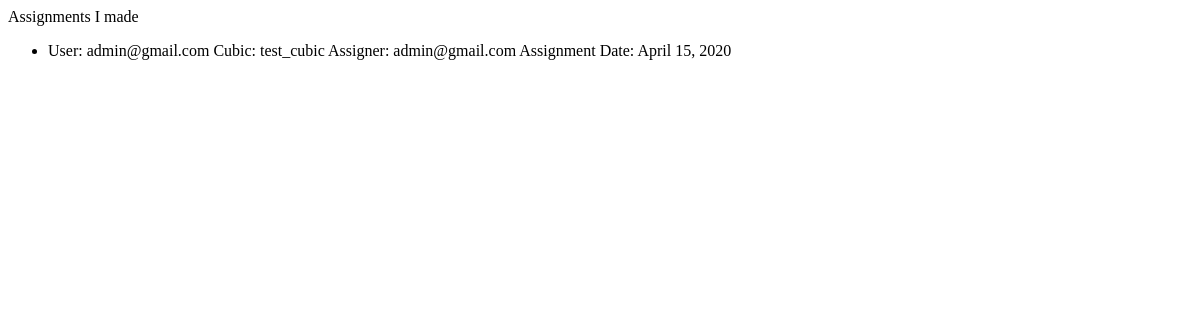
Page /focal_point/assignments/ (signed in) on the earlier database version.
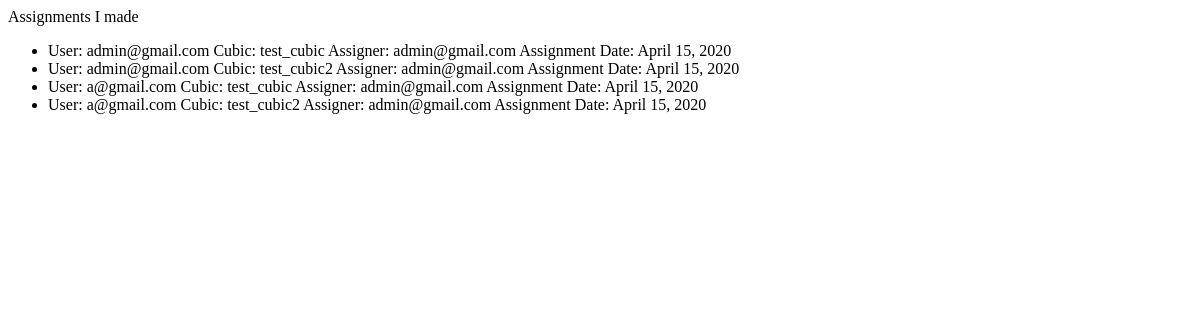
Same page on the later database version.
### assign/models.py (models this page shows, shortened)
class AssignUserCubic(models.Model):
    assigner = models.ForeignKey(FocalPoint, on_delete=models.CASCADE, related_name='+')  #TODO: type should be focal point or higher?
    time = models.DateField(null=True, blank=True, default=timezone.now())
    assigned_user = models.ForeignKey(CustomUser, on_delete=models.CASCADE, related_name='+')
    cubic = models.ForeignKey(Cubic, on_delete=models.CASCADE)
    class Meta:
        unique_together = (("assigned_user", "cubic"),)

### custom_user/models.py (models this page shows, shortened)
class CustomUser(AbstractBaseUser):
    email = models.EmailField(
        verbose_name='email address',
        max_length=255,
        unique=True,
    )
    active = models.BooleanField(default=True)
    staff = models.BooleanField(default=False)  # a admin user; non super-user
    admin = models.BooleanField(default=False)  # a superuser
    objects = UserManager()
    USERNAME_FIELD = 'email'
    REQUIRED_FIELDS = []  # Email & Password are required by default.
    employee_number = models.CharField(max_length=MAX_LENGTH, default="1")  #TODO: unique? think about admins( now they are always 0)
    start_date = models.DateField(null=True, blank=True)
    end_date = models.DateField(null=True, blank=True)
    percentage = models.CharField(choices=(('full_time', 'full_time'), ('part_time', 'part_time')), max_length=MAX_LENGTH,
                                  default="full_time")
    business_group = models.ForeignKey(BusinessGroup, on_delete=models.CASCADE)
    focal_point = models.BooleanField(default=False)
    space_planner = models.BooleanField(default=False)
    def __str__(self):              # __unicode__ on Python 2
        return self.email
    @property
    def is_active(self):
        return self.active

### facilities/models.py (models this page shows, shortened)
class Cubic(models.Model):
    id = models.CharField(primary_key=True, max_length=MAX_LENGTH)
    type = models.CharField(choices=(('shared', 'shared'), ('private', 'private')), max_length=MAX_LENGTH)
    space = models.ForeignKey(Space, on_delete=models.CASCADE)
    focal_point = models.ForeignKey(FocalPoint, on_delete=models.CASCADE)#Todo: think how to enforce only focal point users
    area = models.DecimalField(decimal_places=5, max_digits=10)
    def __str__(self):
        return self.id

### focal_point/models.py (models this page shows)
class FocalPoint(models.Model):
    custom_user = models.OneToOneField(CustomUser, on_delete=models.CASCADE, primary_key=True)
    def __str__(self):
        return self.custom_user.__str__()

### focal_point/views.py (the view)
# urls.py: path('assignments/', focal_point_views.view_assignments, name='assignments'),
def view_assignments(request):
    focal_point = get_object_or_404(FocalPoint, custom_user=request.user)
    assignments = AssignUserCubic.objects.filter(assigner=focal_point)
    return render(request, 'focal_point/assignments.html', {'assignments': assignments})

### focal_point/templates/focal_point/assignments.html (shortened to what this page needs)
<!DOCTYPE html>
<html lang="en">
<head>
</head>
    <body>
    Assignments I made
    <ul>
        {% for assignment in assignments%}
        <li>
            User: {{ assignment.assigned_user }}
            Cubic: {{ assignment.cubic }}
            Assigner: {{ assignment.assigner }}
            Assignment Date: {{assignment.time}}
        </li>
        {% endfor %}
    </ul>
</body>
</html>

Differences in the rows shown:
added AssignUserCubic: assigned_user "admin@gmail.com", cubic "test_cubic2", assigner "admin@gmail.com", time "April 15, 2020"
added AssignUserCubic: assigned_user "a@gmail.com", cubic "test_cubic", assigner "admin@gmail.com", time "April 15, 2020"
added AssignUserCubic: assigned_user "a@gmail.com", cubic "test_cubic2", assigner "admin@gmail.com", time "April 15, 2020"
